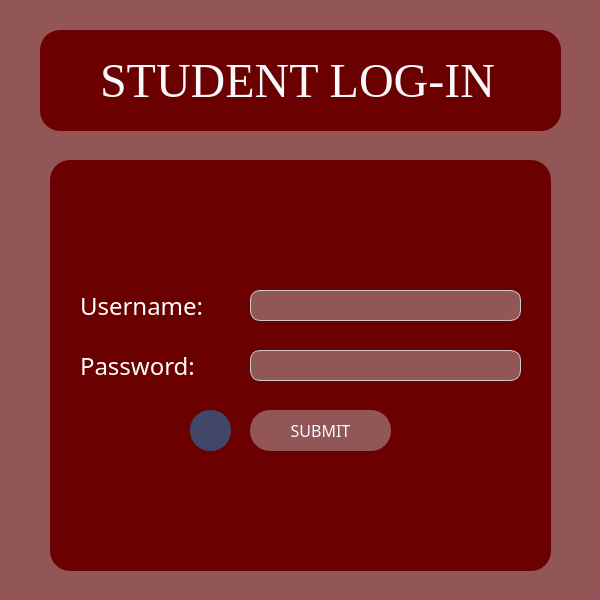
<?xml version="1.0" encoding="UTF-8"?>
<ui version="4.0">
 <class>MainWindow</class>
 <widget class="QMainWindow" name="MainWindow">
  <property name="geometry">
   <rect>
    <x>0</x>
    <y>0</y>
    <width>600</width>
    <height>600</height>
   </rect>
  </property>
  <property name="minimumSize">
   <size>
    <width>600</width>
    <height>600</height>
   </size>
  </property>
  <property name="maximumSize">
   <size>
    <width>600</width>
    <height>600</height>
   </size>
  </property>
  <property name="windowTitle">
   <string>Student Login</string>
  </property>
  <widget class="QWidget" name="centralwidget">
   <property name="styleSheet">
    <string notr="true">QWidget#centralwidget {
	background-color: #935656;
}</string>
   </property>
   <widget class="QFrame" name="frame2">
    <property name="geometry">
     <rect>
      <x>50</x>
      <y>160</y>
      <width>501</width>
      <height>411</height>
     </rect>
    </property>
    <property name="styleSheet">
     <string notr="true">QWidget#frame2 {
	background-color: #6A0000;
	border-radius: 20px; /* Adjust the value as needed to change the radius of the corners */

}</string>
    </property>
    <property name="frameShape">
     <enum>QFrame::StyledPanel</enum>
    </property>
    <property name="frameShadow">
     <enum>QFrame::Raised</enum>
    </property>
    <widget class="QLabel" name="label_1">
     <property name="geometry">
      <rect>
       <x>30</x>
       <y>130</y>
       <width>131</width>
       <height>31</height>
      </rect>
     </property>
     <property name="font">
      <font>
       <family>Century Gothic</family>
       <pointsize>18</pointsize>
      </font>
     </property>
     <property name="styleSheet">
      <string notr="true">color: white;</string>
     </property>
     <property name="text">
      <string>Username:</string>
     </property>
    </widget>
    <widget class="QLineEdit" name="usernameLineEdit">
     <property name="geometry">
      <rect>
       <x>200</x>
       <y>130</y>
       <width>271</width>
       <height>31</height>
      </rect>
     </property>
     <property name="font">
      <font>
       <family>Century Gothic</family>
       <pointsize>10</pointsize>
      </font>
     </property>
     <property name="styleSheet">
      <string notr="true">QLineEdit {
	background-color: #935656;
	border: 1px solid #ccc;
	border-radius: 10px;
	color: #F8F9FC;
	selection-background-color: #DE3C3C;
}</string>
     </property>
     <property name="inputMask">
      <string/>
     </property>
     <property name="text">
      <string/>
     </property>
     <property name="frame">
      <bool>true</bool>
     </property>
    </widget>
    <widget class="QLabel" name="label_2">
     <property name="geometry">
      <rect>
       <x>30</x>
       <y>190</y>
       <width>131</width>
       <height>31</height>
      </rect>
     </property>
     <property name="font">
      <font>
       <family>Century Gothic</family>
       <pointsize>18</pointsize>
      </font>
     </property>
     <property name="styleSheet">
      <string notr="true">color: white;</string>
     </property>
     <property name="text">
      <string>Password:</string>
     </property>
    </widget>
    <widget class="QLineEdit" name="passwordLineEdit">
     <property name="geometry">
      <rect>
       <x>200</x>
       <y>190</y>
       <width>271</width>
       <height>31</height>
      </rect>
     </property>
     <property name="font">
      <font>
       <family>Century Gothic</family>
       <pointsize>10</pointsize>
      </font>
     </property>
     <property name="styleSheet">
      <string notr="true">QLineEdit {
	background-color: #935656;
	border: 1px solid #ccc;
	border-radius: 10px;
	color: #F8F9FC;
	selection-background-color: #DE3C3C;
}</string>
     </property>
    </widget>
    <widget class="QPushButton" name="studentButton">
     <property name="geometry">
      <rect>
       <x>200</x>
       <y>250</y>
       <width>141</width>
       <height>41</height>
      </rect>
     </property>
     <property name="font">
      <font>
       <family>Century Gothic</family>
       <pointsize>-1</pointsize>
      </font>
     </property>
     <property name="styleSheet">
      <string notr="true">QPushButton {
    background-color: #935656;
    border: none;
    color: #F8F9FC;
    padding: 10px 20px;
    border-radius: 20px;
    font-size: 16px;
}

QPushButton:hover {
    background-color: #DE3C3C;
	color: white;
}</string>
     </property>
     <property name="text">
      <string>SUBMIT</string>
     </property>
     <property name="autoDefault">
      <bool>false</bool>
     </property>
     <property name="default">
      <bool>false</bool>
     </property>
     <property name="flat">
      <bool>false</bool>
     </property>
    </widget>
    <widget class="QPushButton" name="backButton">
     <property name="geometry">
      <rect>
       <x>140</x>
       <y>250</y>
       <width>41</width>
       <height>41</height>
      </rect>
     </property>
     <property name="font">
      <font>
       <family>Century Gothic</family>
       <pointsize>-1</pointsize>
      </font>
     </property>
     <property name="styleSheet">
      <string notr="true">QPushButton {
    background-color: #424769;
    border: none;
    color: #F6B17A;
    padding: 10px 20px;
    border-radius: 20px;
    font-size: 16px;
}

QPushButton:hover {
    background-color: #7077A1;
	color: white;
}</string>
     </property>
     <property name="text">
      <string/>
     </property>
     <property name="icon">
      <iconset>
       <normaloff>images/back.png</normaloff>images/back.png</iconset>
     </property>
     <property name="iconSize">
      <size>
       <width>32</width>
       <height>32</height>
      </size>
     </property>
     <property name="autoDefault">
      <bool>false</bool>
     </property>
     <property name="default">
      <bool>false</bool>
     </property>
     <property name="flat">
      <bool>true</bool>
     </property>
    </widget>
   </widget>
   <widget class="QFrame" name="frame1">
    <property name="geometry">
     <rect>
      <x>40</x>
      <y>30</y>
      <width>521</width>
      <height>101</height>
     </rect>
    </property>
    <property name="styleSheet">
     <string notr="true">QWidget#frame1 {
	background-color: #6A0000;
	border-radius: 20px; /* Adjust the value as needed to change the radius of the corners */

}</string>
    </property>
    <property name="frameShape">
     <enum>QFrame::StyledPanel</enum>
    </property>
    <property name="frameShadow">
     <enum>QFrame::Raised</enum>
    </property>
    <widget class="QLabel" name="label">
     <property name="geometry">
      <rect>
       <x>60</x>
       <y>30</y>
       <width>401</width>
       <height>41</height>
      </rect>
     </property>
     <property name="font">
      <font>
       <family>Times New Roman</family>
       <pointsize>36</pointsize>
       <bold>false</bold>
      </font>
     </property>
     <property name="styleSheet">
      <string notr="true">color: #F8F9FC</string>
     </property>
     <property name="text">
      <string>STUDENT LOG-IN</string>
     </property>
    </widget>
   </widget>
  </widget>
 </widget>
 <resources/>
 <connections/>
</ui>
